Frame 1 (no input): blank canvas, image omitted
Frame 60 (no input): blank canvas, image omitted
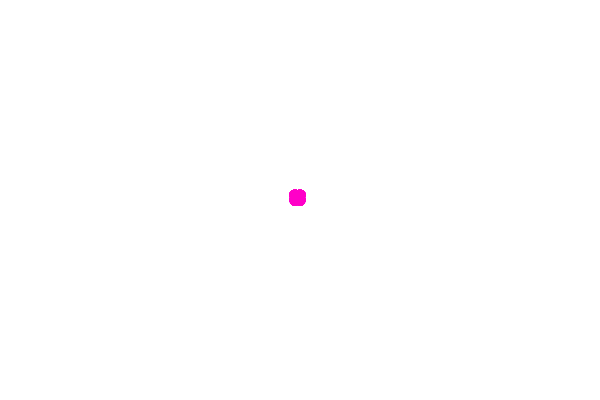
Frame 120 (the mouse pressed at the canvas centre since frame 60)

The p5.js sketch whose frames 1 and 60 were blank and that drew this single picture after the mouse press (run headless with seeded random() and noise() and a simulated clock; from frame 60 on, the mouse is pressed at the canvas centre):

// p5.js sketch
// ── sketch.js
function setup() {
  createCanvas(600, 400);
}

function draw() {
  
  
   if(mouseIsPressed==true){
     stroke(mouseX, 0, mouseY);
     strokeWeight(11);
     point(mouseX-5, mouseY-5);
     point(mouseX*-1+600, mouseY-5);
     point(mouseX*-1+600, mouseY*-1+400)
     point(mouseX-5, mouseY*-1+400)
     
     
     
   }
  
  
  
}
// ── style.css
body {
  
  background-color: sienna;
  font-size: 20px;
  font-family: 'Amatic SC', cursive;
  width: 80%;
  max-width: 700px;
  margin: 0 auto; 

   
}

h1{ 
    font-size: 40px;
    font-weight: lighter;
}
